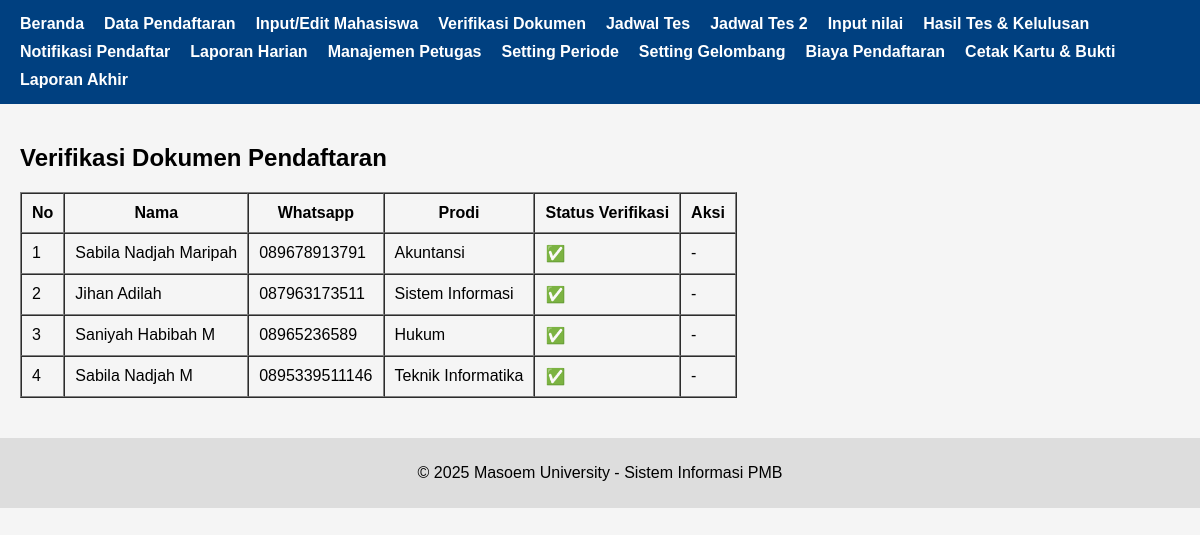
Page /pages/verifikasi_dokumen.php on the committed database.
### tables this page shows
CREATE TABLE `pendaftar` (
  `id` int(11) NOT NULL,
  `username` varchar(50) DEFAULT NULL,
  `prodi` varchar(100) DEFAULT NULL,
  `nama` varchar(100) DEFAULT NULL,
  `whatsapp` varchar(20) DEFAULT NULL,
  `asal_sekolah` varchar(100) DEFAULT NULL,
  `tahun_lulus` int(11) DEFAULT NULL,
  `created_at` timestamp NOT NULL DEFAULT current_timestamp(),
  `status_verifikasi` enum('belum','sudah') DEFAULT 'belum',
  `status_kelulusan` enum('Lulus','Tidak Lulus','Belum Ditetapkan') DEFAULT 'Belum Ditetapkan',
  `bukti_pembayaran` varchar(255) DEFAULT NULL,
  `status_pembayaran` enum('belum','sudah') DEFAULT 'belum'
);

### pages/verifikasi_dokumen.php (the view, shortened to what this page needs)
<?php
include '../header.php';
$conn = new mysqli("localhost", "root", "", "pmb");
$result = $conn->query("SELECT * FROM pendaftar ORDER BY created_at DESC");
?>
<div class="container">
  <h2>Verifikasi Dokumen Pendaftaran</h2>
  <table border="1" cellpadding="10" cellspacing="0">
    <tr>
      <th>No</th>
      <th>Nama</th>
      <th>Whatsapp</th>
      <th>Prodi</th>
      <th>Status Verifikasi</th>
      <th>Aksi</th>
    </tr>
    <?php $no = 1; while ($row = $result->fetch_assoc()): ?>
    <tr>
      <td><?= $no++ ?></td>
      <td><?= $row['nama'] ?></td>
      <td><?= $row['whatsapp'] ?></td>
      <td><?= $row['prodi'] ?? '-' ?></td>
      <td><?= $row['status_verifikasi'] == 'sudah' ? '✅' : '❌' ?></td>
      <td>
        <?php if ($row['status_verifikasi'] == 'belum'): ?>
          <a href="?verifikasi_id=<?= $row['id'] ?>" onclick="return confirm('Verifikasi dokumen ini?')">Verifikasi</a>
        <?php else: ?>
          -
        <?php endif; ?>
      </td>
    </tr>
    <?php endwhile; ?>
  </table>
</div>
<?php
include '../footer.php';
?>

### assets/style.css (style rules this page uses)
body { font-family: Arial, sans-serif; background-color: #f5f5f5; margin: 0; padding: 0; }
.container { padding: 20px; }

### rows in the picture
pendaftar: nama "Sabila Nadjah Maripah", whatsapp "089678913791", prodi "Akuntansi"
pendaftar: nama "Jihan Adilah", whatsapp "087963173511", prodi "Sistem Informasi"
pendaftar: nama "Saniyah Habibah M", whatsapp "08965236589", prodi "Hukum"
pendaftar: nama "Sabila Nadjah M", whatsapp "0895339511146", prodi "Teknik Informatika"
